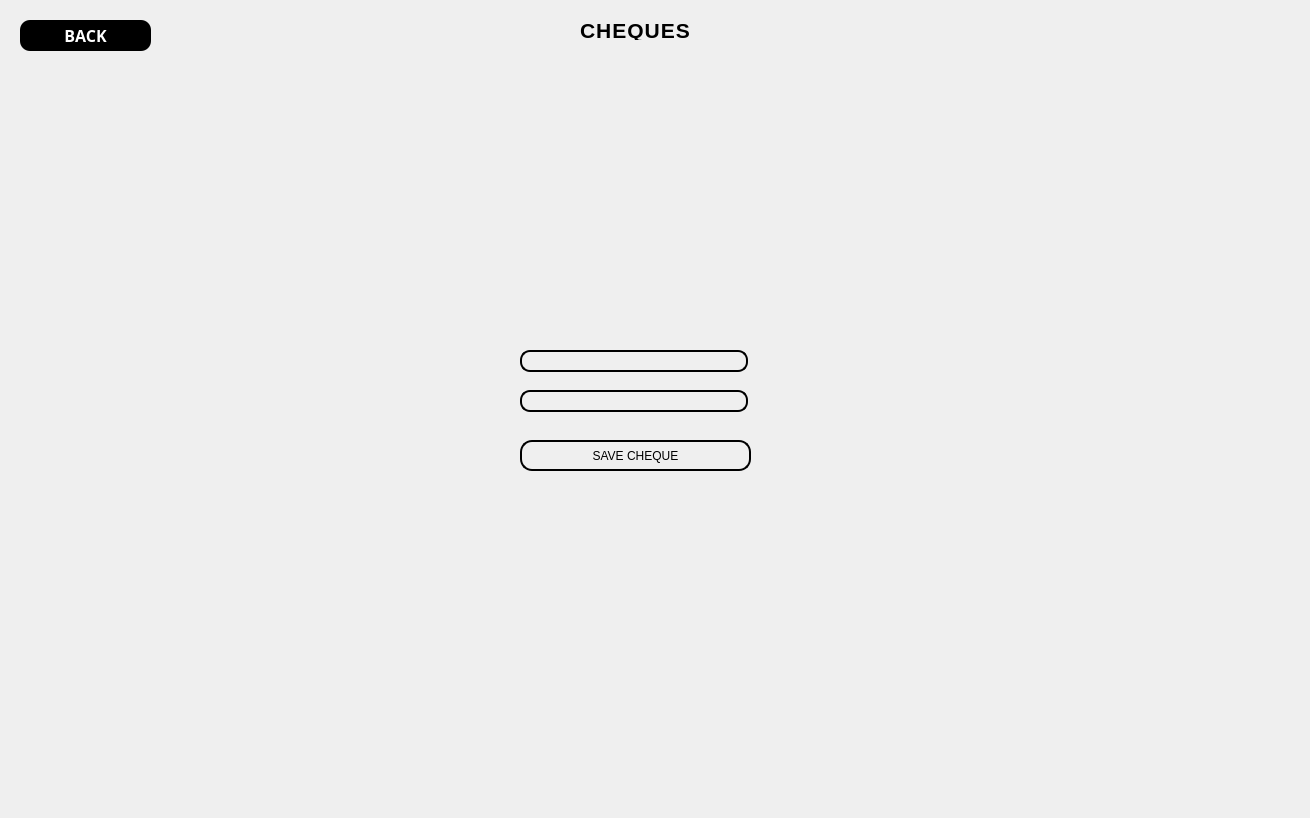
<?xml version="1.0" encoding="UTF-8"?>
<ui version="4.0">
 <class>UserChequesDialog</class>
 <widget class="QDialog" name="UserChequesDialog">
  <property name="geometry">
   <rect>
    <x>0</x>
    <y>0</y>
    <width>1310</width>
    <height>818</height>
   </rect>
  </property>
  <property name="windowTitle">
   <string>Dialog</string>
  </property>
  <widget class="QPushButton" name="pushButtonUserChequesBack">
   <property name="geometry">
    <rect>
     <x>20</x>
     <y>20</y>
     <width>131</width>
     <height>31</height>
    </rect>
   </property>
   <property name="font">
    <font>
     <family>Bahnschrift SemiBold Condensed</family>
     <pointsize>12</pointsize>
     <bold>true</bold>
    </font>
   </property>
   <property name="styleSheet">
    <string notr="true">#pushButtonUserChequesBack{
background-color:black;
color:white;
border-radius:10px;
}
#pushButtonUserChequesBack:hover{

background-color:rgb(85, 170, 255);
}

#pushButtonUserChequesBack:pressed{
	background-color: rgb(0, 85, 255);

}</string>
   </property>
   <property name="text">
    <string>BACK</string>
   </property>
  </widget>
  <widget class="QLabel" name="label">
   <property name="geometry">
    <rect>
     <x>580</x>
     <y>20</y>
     <width>361</width>
     <height>20</height>
    </rect>
   </property>
   <property name="styleSheet">
    <string notr="true">
color: rgb(0, 0, 0);
font-weight: bold;
font-size: 16pt;
font-family: &quot;Arial&quot;, sans-serif;
text-transform: uppercase;
letter-spacing: 1px;
</string>
   </property>
   <property name="text">
    <string>CHEQUES</string>
   </property>
  </widget>
  <widget class="QWidget" name="widget" native="true">
   <property name="geometry">
    <rect>
     <x>460</x>
     <y>220</y>
     <width>351</width>
     <height>361</height>
    </rect>
   </property>
   <property name="styleSheet">
    <string notr="true">#widget{
	border-image: url(:/images/border 1.png);
}</string>
   </property>
   <widget class="QPushButton" name="pushButtonSaveCheque">
    <property name="geometry">
     <rect>
      <x>60</x>
      <y>220</y>
      <width>231</width>
      <height>31</height>
     </rect>
    </property>
    <property name="styleSheet">
     <string notr="true">#pushButtonSaveCheque{
color: rgb(0, 0, 0);
border-background: transparent;
border-radius :12px;
border: 2px solid black;
font: 700 11pt &quot;Arial&quot;;
}


#pushButtonSaveCheque:hover{

background-color:rgb(85, 170, 255);
}

#pushButtonSaveCheque:pressed{
	background-color: rgb(0, 85, 255);

}</string>
    </property>
    <property name="text">
     <string>SAVE CHEQUE</string>
    </property>
   </widget>
   <widget class="QLineEdit" name="lineEditChequeAmountEng">
    <property name="geometry">
     <rect>
      <x>60</x>
      <y>170</y>
      <width>228</width>
      <height>22</height>
     </rect>
    </property>
    <property name="styleSheet">
     <string notr="true">#lineEditChequeAmountEng{
	background-color: transparent;
border-radius: 10px ;
border: 2px solid black

}</string>
    </property>
   </widget>
   <widget class="QLineEdit" name="lineEditChequeAmount">
    <property name="geometry">
     <rect>
      <x>60</x>
      <y>130</y>
      <width>228</width>
      <height>22</height>
     </rect>
    </property>
    <property name="styleSheet">
     <string notr="true">#lineEditChequeAmount{
	background-color: transparent;
border-radius: 10px ;
border: 2px solid black

}</string>
    </property>
   </widget>
  </widget>
 </widget>
 <resources/>
 <connections/>
</ui>
